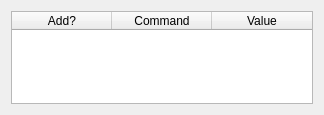
<?xml version="1.0" encoding="UTF-8"?>
<ui version="4.0">
 <class>SettingWidget</class>
 <widget class="QWidget" name="SettingWidget">
  <property name="geometry">
   <rect>
    <x>0</x>
    <y>0</y>
    <width>324</width>
    <height>115</height>
   </rect>
  </property>
  <property name="windowTitle">
   <string>Form</string>
  </property>
  <property name="mBeginTag" stdset="0">
   <string/>
  </property>
  <property name="mEndTag" stdset="0">
   <string/>
  </property>
  <layout class="QGridLayout" name="mLayout">
   <item row="0" column="0" colspan="2">
    <widget class="QTableWidget" name="mSettingsTable">
     <column>
      <property name="text">
       <string>Add?</string>
      </property>
     </column>
     <column>
      <property name="text">
       <string>Command</string>
      </property>
     </column>
     <column>
      <property name="text">
       <string>Value</string>
      </property>
     </column>
    </widget>
   </item>
  </layout>
 </widget>
 <resources/>
 <connections/>
</ui>
